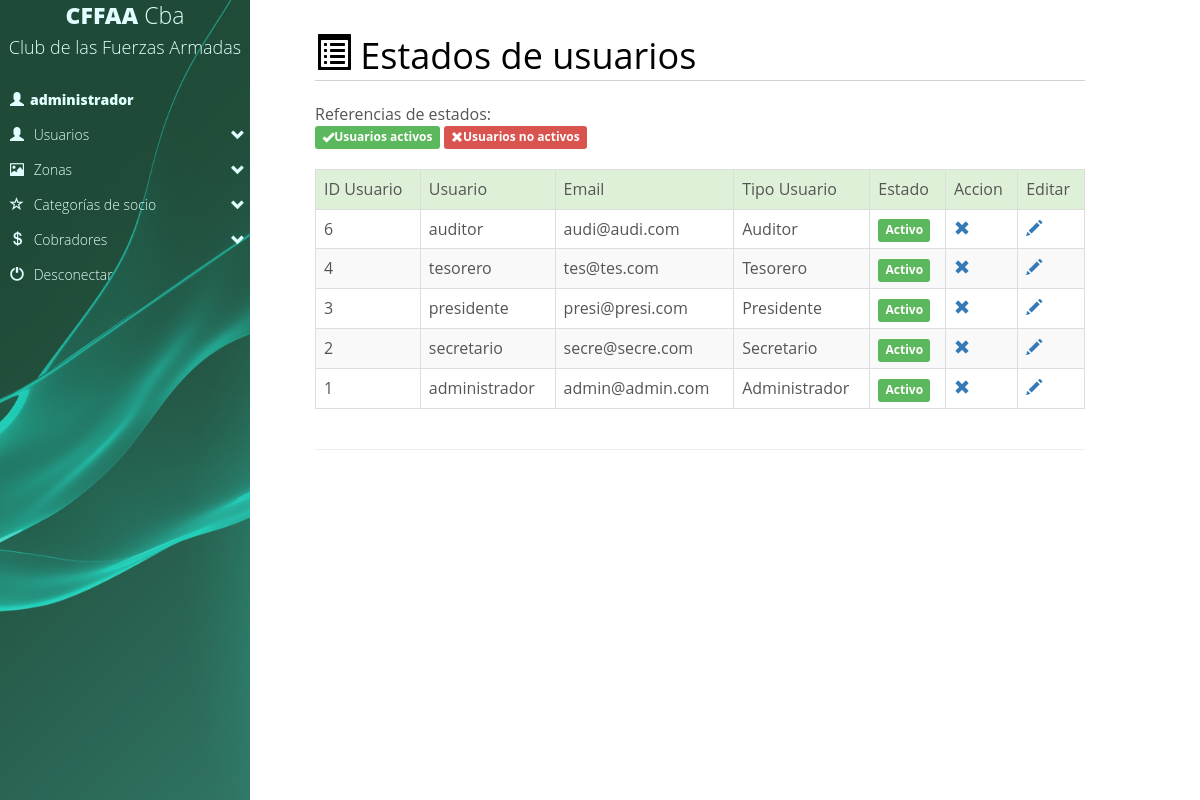
/estadousuarios.php (signed in), run on the app's committed database.
### tables this page shows
CREATE TABLE `usuarios` (
  `id` int(10) UNSIGNED NOT NULL,
  `usuario` varchar(255) NOT NULL,
  `clave` varchar(255) NOT NULL,
  `email` varchar(255) NOT NULL,
  `estado` enum('Activo','Inactivo') NOT NULL DEFAULT 'Activo',
  `tipo` enum('Administrador','Secretario','Presidente','Tesorero','Auditor') NOT NULL DEFAULT 'Administrador',
  `fechaalta` date DEFAULT NULL,
  `idaltausuario` varchar(255) DEFAULT NULL,
  `fechaupdate` date DEFAULT NULL,
  `idmodificausuario` varchar(255) DEFAULT NULL,
  `remember_token` varchar(100) DEFAULT NULL
);

### estadousuarios.php (the view, shortened to what this page needs)
<!DOCTYPE html>
<html lang="en">
<head>
	<link href="css/botones.css" rel="stylesheet">
	<link rel="stylesheet" href="css/bootstrap.min.css" />
	<link href="css/menulateral.css" rel="stylesheet">
	<link href="css/animate.css" rel="stylesheet">
	<link href="css/noticiasstyle.css" rel="stylesheet">
</head>
<body>
<div id="container">
	<div style="position:fixed;width:100%; z-index: 10000;">
		<?php include_once "menu.php" ?>
	</div>
	<div class="row" style="max-width:100%; margin-left:0px; margin-right:0px;">
		<div class="col-md-8 col-lg-8 col-xs-12 col-sm-12">
			<div class="main1">
				<div class="content">
					<h2><span class="glyphicon glyphicon-list-alt"></span>&nbsp;Estados de usuarios</h2>
					<br>
						Referencias de estados:<br>
						<span class="label label-success"><span class="glyphicon glyphicon-ok" aria-hidden="true"></span>Usuarios activos</span>&nbsp;<span class="label label-danger"><span class="glyphicon glyphicon-remove" aria-hidden="true"></span>Usuarios no activos</span>
						<br><br>
						<div class="table-responsive">
							<table class="table table-striped table-bordered">
								<tr>
								<th class="success">ID Usuario</th>
								<th class="success">Usuario</th>
								<th class="success">Email</th>
								<th  class="success">Tipo Usuario</th>
								<th  class="success">Estado</th>
								<th class="success">Accion</th>
								<th class="success">Editar</th>
								</tr>
								<?php
									$elsql="SELECT * from usuarios order by id desc ";
									$select = mysql_query($elsql);
									while($datos = mysql_fetch_array($select)) {
									?>
									<tr>
										<td><?php echo $datos['id'];?></td>
										<td><?php echo $datos['usuario'];?></td>
										<td><?php echo $datos['email'];?></td>
										<td><?php echo $datos['tipo'];?></td>
										<td>
										<?php if ($datos['estado']=="Activo")
											{
											?><span class="label label-success">Activo</span>
											<?php
											}
											{ ?>
										</td>
										<td>
										<?php	}
												if ($datos['estado']=="Activo")
												{
											?>
											<a href="estadousuarios.php?accion=baja&idu=<?php echo $datos['id'];?>&close=dor">
											<span class="glyphicon glyphicon-remove" aria-hidden="true"></span></a>
											<?php
												}
											?>
										</td>
										<td>
										<a href="modificarusuarios.php?accion=modifica&idu=<?php echo $datos['id'];?>&close=dor">
										<span class="glyphicon glyphicon-pencil" aria-hidden="true"></span></a>
										</td>
									</tr>
									<?php
									} ;
								?>
							</table>
						</div><hr>
				</div>
			</div>
			<br>
			<br>
		</div>
	</div>
</div>
</body>
</html>

### css/menulateral.css (style rules this page uses)
body { margin: 0px; padding: 0px; }

### css/noticiasstyle.css (style rules this page uses)
html,body,div,span,applet,object,iframe,h1,h2,h3,h4,h5,h6,p,blockquote,pre,a,abbr,acronym,address,big,cite,code,del,dfn,em,img,ins,kbd,q,s,samp,small,strike,strong,sub,sup,tt,var,b,u,i,dl,dt,dd,ol,nav ul,nav li,fieldset,form,label,legend,table,caption,tbody,tfoot,thead,tr,th,td,article,aside,canvas,details,embed,figure,figcaption,footer,header,hgroup,menu,nav,output,ruby,section,summary,time,mark,audio,video { margin:0;padding:0;border:0;font-size:100%;font:inherit;vertical-align:baseline; }
table { border-collapse:collapse;border-spacing:0; }
a { text-decoration:none; }
body { font-family:'open sans', sans-serif; font-size: 100%; background: #ffffff; color:#555555; }
.content h2 { font-size: 36px; color: #000; border-bottom: 1px solid rgb(209, 209, 209); }
.main1 { margin: 4% 0 0; }

### data on the page
usuarios: id "6", usuario "auditor", email "audi@audi.com", tipo "Auditor", estado "Activo"
usuarios: id "4", usuario "tesorero", email "tes@tes.com", tipo "Tesorero", estado "Activo"
usuarios: id "3", usuario "presidente", email "presi@presi.com", tipo "Presidente", estado "Activo"
usuarios: id "2", usuario "secretario", email "secre@secre.com", tipo "Secretario", estado "Activo"
usuarios: id "1", usuario "administrador", email "admin@admin.com", tipo "Administrador", estado "Activo"

### other printed values
$_SESSION['usuario'] "administrador"
